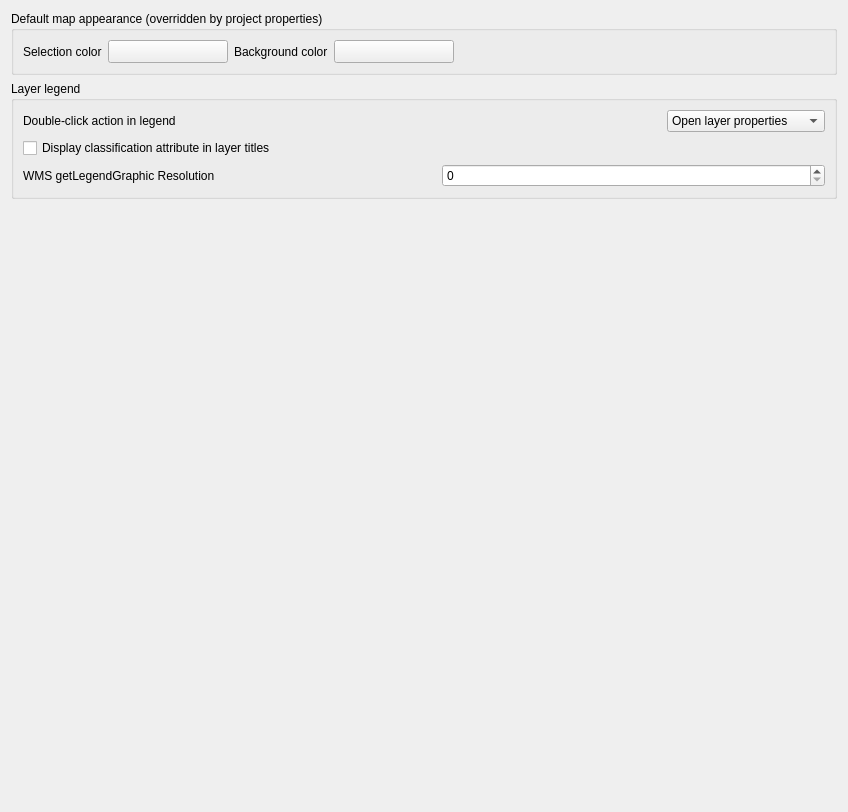
             <widget class="QWidget" name="mOptionsScrollAreaContents_06">
              <property name="geometry">
               <rect>
                <x>0</x>
                <y>0</y>
                <width>848</width>
                <height>812</height>
               </rect>
              </property>
              <layout class="QVBoxLayout" name="verticalLayout_25">
               <item>
                <widget class="QgsCollapsibleGroupBox" name="groupBox_9">
                 <property name="title">
                  <string>Default map appearance (overridden by project properties)</string>
                 </property>
                 <layout class="QGridLayout" name="gridLayout_7">
                  <item row="0" column="4">
                   <widget class="QgsColorButton" name="pbnCanvasColor">
                    <property name="sizePolicy">
                     <sizepolicy hsizetype="Fixed" vsizetype="Fixed">
                      <horstretch>0</horstretch>
                      <verstretch>0</verstretch>
                     </sizepolicy>
                    </property>
                    <property name="minimumSize">
                     <size>
                      <width>120</width>
                      <height>0</height>
                     </size>
                    </property>
                    <property name="maximumSize">
                     <size>
                      <width>120</width>
                      <height>16777215</height>
                     </size>
                    </property>
                    <property name="text">
                     <string/>
                    </property>
                   </widget>
                  </item>
                  <item row="0" column="6">
                   <spacer name="horizontalSpacer_28">
                    <property name="orientation">
                     <enum>Qt::Horizontal</enum>
                    </property>
                    <property name="sizeHint" stdset="0">
                     <size>
                      <width>40</width>
                      <height>20</height>
                     </size>
                    </property>
                   </spacer>
                  </item>
                  <item row="0" column="3">
                   <widget class="QLabel" name="label">
                    <property name="sizePolicy">
                     <sizepolicy hsizetype="Maximum" vsizetype="Preferred">
                      <horstretch>0</horstretch>
                      <verstretch>0</verstretch>
                     </sizepolicy>
                    </property>
                    <property name="text">
                     <string>Background color</string>
                    </property>
                   </widget>
                  </item>
                  <item row="0" column="0">
                   <widget class="QLabel" name="textLabel1_9">
                    <property name="sizePolicy">
                     <sizepolicy hsizetype="Maximum" vsizetype="Preferred">
                      <horstretch>0</horstretch>
                      <verstretch>0</verstretch>
                     </sizepolicy>
                    </property>
                    <property name="text">
                     <string>Selection color</string>
                    </property>
                   </widget>
                  </item>
                  <item row="0" column="1">
                   <widget class="QgsColorButton" name="pbnSelectionColor">
                    <property name="sizePolicy">
                     <sizepolicy hsizetype="Fixed" vsizetype="Fixed">
                      <horstretch>0</horstretch>
                      <verstretch>0</verstretch>
                     </sizepolicy>
                    </property>
                    <property name="minimumSize">
                     <size>
                      <width>120</width>
                      <height>0</height>
                     </size>
                    </property>
                    <property name="maximumSize">
                     <size>
                      <width>120</width>
                      <height>16777215</height>
                     </size>
                    </property>
                    <property name="text">
                     <string/>
                    </property>
                   </widget>
                  </item>
                 </layout>
                </widget>
               </item>
               <item>
                <widget class="QgsCollapsibleGroupBox" name="mLegendGrpBx">
                 <property name="minimumSize">
                  <size>
                   <width>0</width>
                   <height>0</height>
                  </size>
                 </property>
                 <property name="title">
                  <string>Layer legend</string>
                 </property>
                 <layout class="QVBoxLayout" name="verticalLayout_21">
                  <item>
                   <layout class="QHBoxLayout" name="horizontalLayout_8">
                    <item>
                     <widget class="QLabel" name="label_15">
                      <property name="text">
                       <string>Double-click action in legend</string>
                      </property>
                     </widget>
                    </item>
                    <item>
                     <spacer name="horizontalSpacer_6">
                      <property name="orientation">
                       <enum>Qt::Horizontal</enum>
                      </property>
                      <property name="sizeHint" stdset="0">
                       <size>
                        <width>40</width>
                        <height>20</height>
                       </size>
                      </property>
                     </spacer>
                    </item>
                    <item>
                     <widget class="QComboBox" name="cmbLegendDoubleClickAction">
                      <item>
                       <property name="text">
                        <string>Open layer properties</string>
                       </property>
                      </item>
                      <item>
                       <property name="text">
                        <string>Open attribute table</string>
                       </property>
                      </item>
                      <item>
                       <property name="text">
                        <string>Open layer styling dock</string>
                       </property>
                      </item>
                     </widget>
                    </item>
                   </layout>
                  </item>
                  <item>
                   <widget class="QCheckBox" name="cbxLegendClassifiers">
                    <property name="text">
                     <string>Display classification attribute in layer titles</string>
                    </property>
                   </widget>
                  </item>
                  <item>
                   <layout class="QHBoxLayout" name="horizontalLayout_34">
                    <item>
                     <widget class="QLabel" name="label_58">
                      <property name="text">
                       <string>WMS getLegendGraphic Resolution</string>
                      </property>
                     </widget>
                    </item>
                    <item>
                     <spacer name="horizontalSpacer_39">
                      <property name="orientation">
                       <enum>Qt::Horizontal</enum>
                      </property>
                      <property name="sizeType">
                       <enum>QSizePolicy::Preferred</enum>
                      </property>
                      <property name="sizeHint" stdset="0">
                       <size>
                        <width>30</width>
                        <height>20</height>
                       </size>
                      </property>
                     </spacer>
                    </item>
                    <item>
                     <widget class="QSpinBox" name="mLegendGraphicResolutionSpinBox">
                      <property name="toolTip">
                       <string extracomment="MAP_RESOLUTION or DPI value overloading getMap default value (set 0 to use default)"/>
                      </property>
                      <property name="whatsThis">
                       <string extracomment="MAP_RESOLUTION or DPI value overloading getMap default value (set 0 to use default)"/>
                      </property>
                      <property name="minimum">
                       <number>0</number>
                      </property>
                      <property name="maximum">
                       <number>1000000</number>
                      </property>
                     </widget>
                    </item>
                   </layout>
                  </item>
                 </layout>
                </widget>
               </item>
               <item>
                <spacer>
                 <property name="orientation">
                  <enum>Qt::Vertical</enum>
                 </property>
                 <property name="sizeHint" stdset="0">
                  <size>
                   <width>20</width>
                   <height>40</height>
                  </size>
                 </property>
                </spacer>
               </item>
              </layout>
             </widget>
